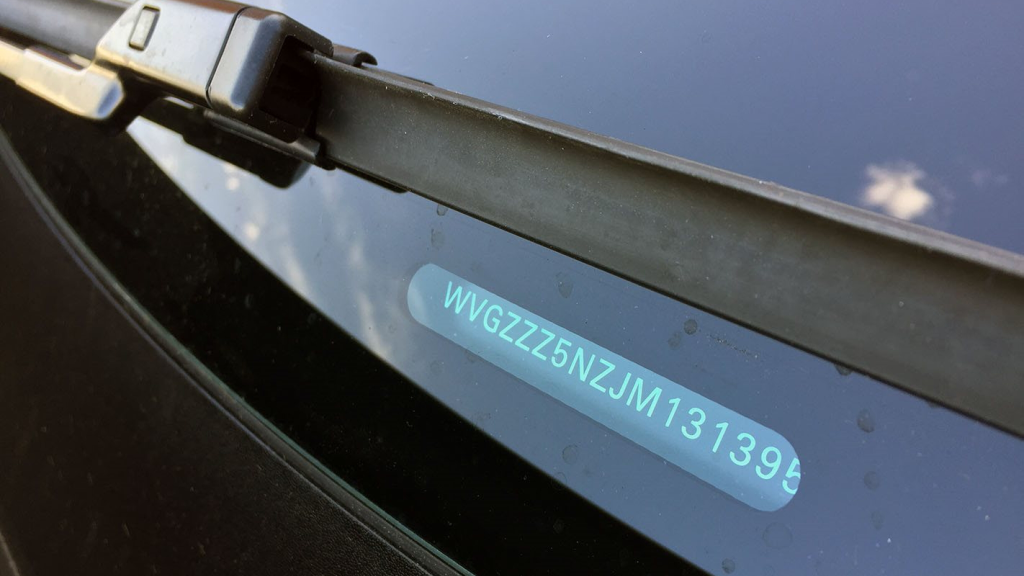
#> input picture examples/images/image_1.jpg, 4096 x 2304 px (shown at 1/4 size)
$ python -i image_preprocess.py   (imports and definitions only)
#> lines starting #> are read from the running program, lines starting #| are printed output that depends on the picture
#> further down, picture is the input picture: shape (2304, 4096, 3); mean B, G, R 96.2, 86.3, 78.3
"""Image preprocessing to improve OCR on phone photos of VIN plates/stickers."""

from __future__ import annotations

import cv2
import numpy as np


def decode_image_bytes(data: bytes) -> np.ndarray:
    """Decode image bytes into a BGR OpenCV image."""
    arr = np.frombuffer(data, dtype=np.uint8)
    image = cv2.imdecode(arr, cv2.IMREAD_COLOR)
    if image is None:
        raise ValueError("Could not decode image. Use JPEG, PNG, WEBP, BMP, or TIFF.")
    return image


def _resize_max(image: np.ndarray, max_side: int = 960) -> np.ndarray:
    """Downscale large phone photos for faster single-pass OCR (target <10s)."""
#> called with max_side = 960
    h, w = image.shape[:2]
#> h = 2304; w = 4096
    scale = max_side / max(h, w)
#> scale = 0.234
    if scale >= 1.0:
        return image
    return cv2.resize(image, (int(w * scale), int(h * scale)), interpolation=cv2.INTER_AREA)
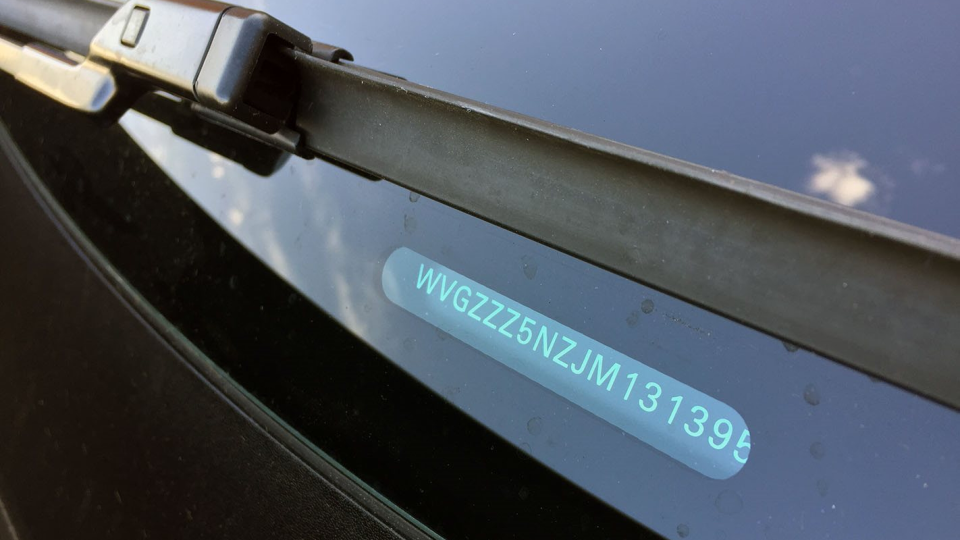
#> returned value: shape (540, 960, 3); mean of channels 0, 1, 2 96.2, 86.3, 78.3; drawn as B, G, R


def prepare_image_for_ocr(image: np.ndarray) -> np.ndarray:
    """
    Fast single-image prep: resize + light contrast boost.

    No multi-variant retries — one image in, one OCR pass.
    """
    resized = _resize_max(image)
    # Mild CLAHE on luminance keeps color for the detector while helping contrast
    lab = cv2.cvtColor(resized, cv2.COLOR_BGR2LAB)
#> lab: shape (540, 960, 3); mean of channels 0, 1, 2 90.1, 128, 121.8
    luminance, a, b = cv2.split(lab)
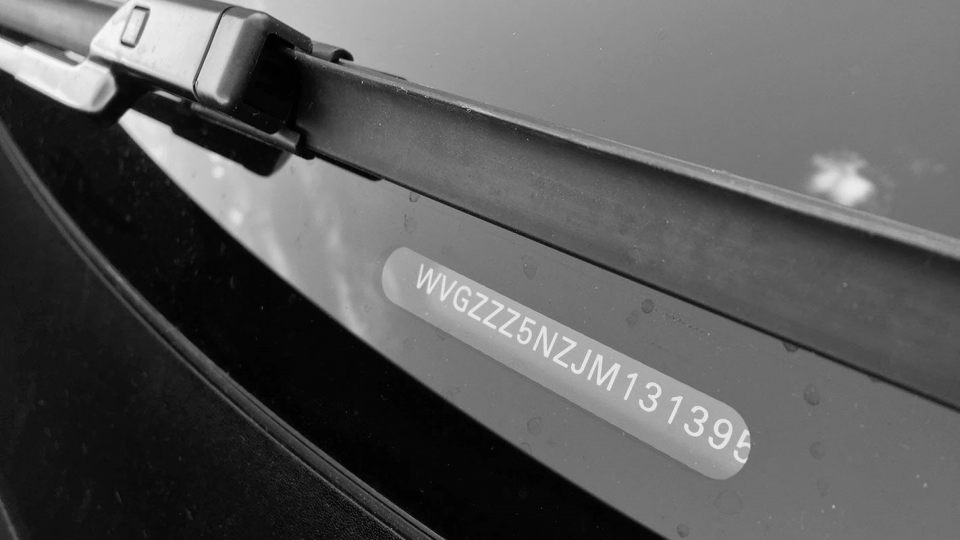
#> luminance: shape (540, 960); min 0, max 248, mean 90.1
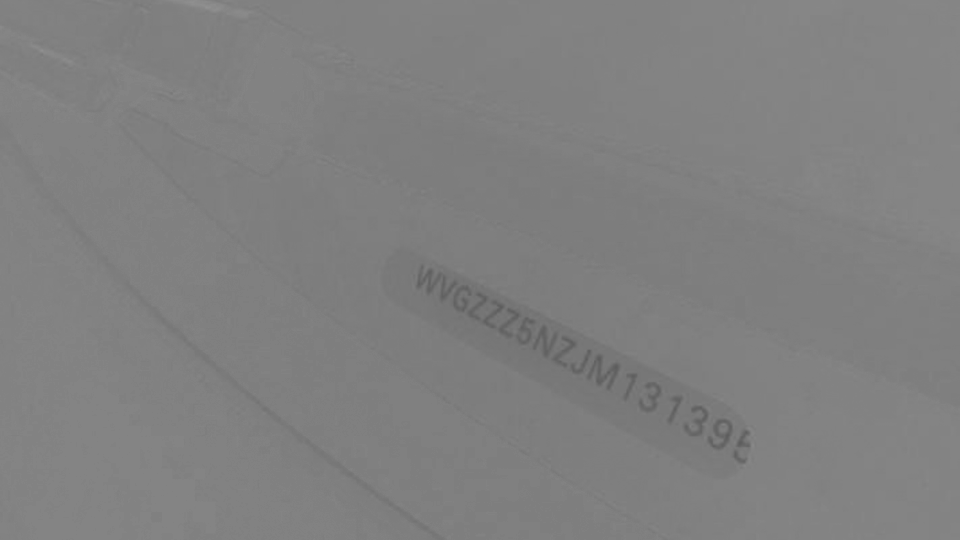
#> a: shape (540, 960); min 93, max 146, mean 128
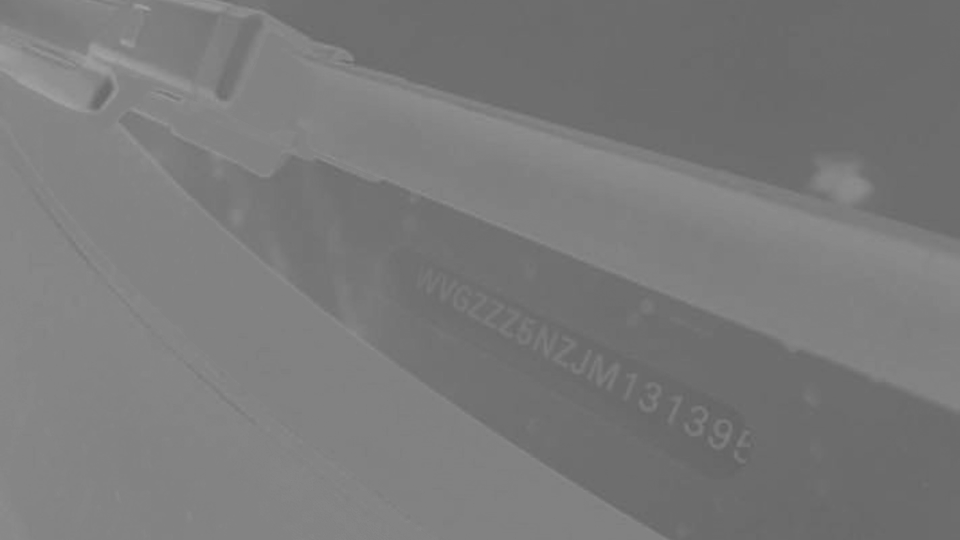
#> b: shape (540, 960); min 97, max 161, mean 121.8
    clahe = cv2.createCLAHE(clipLimit=2.0, tileGridSize=(8, 8))
    luminance = clahe.apply(luminance)
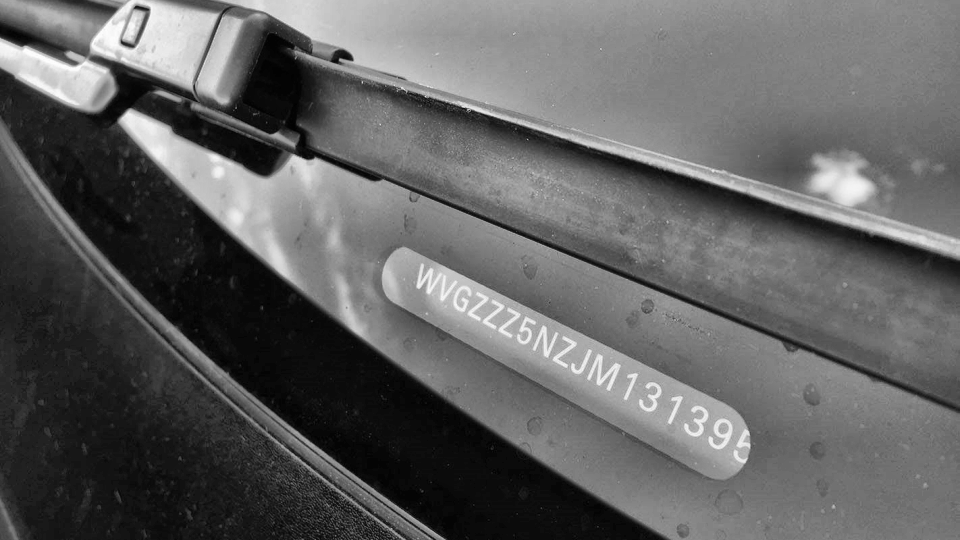
#> luminance: shape (540, 960); min 1, max 253, mean 97.7
    return cv2.cvtColor(cv2.merge([luminance, a, b]), cv2.COLOR_LAB2BGR)
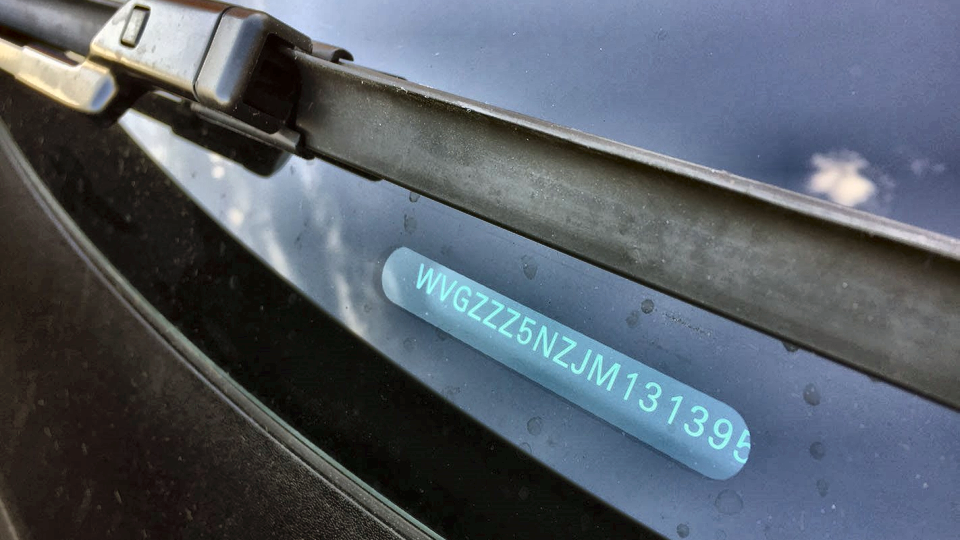
#> returned value: shape (540, 960, 3); mean B, G, R 103.6, 93.5, 85.6


def preprocess_for_ocr(image: np.ndarray) -> list[np.ndarray]:
    """Backward-compatible helper — returns a single prepared image."""
    return [prepare_image_for_ocr(image)]

>>> import cv2
>>> picture = cv2.imread('../../examples/images/image_1.jpg')
>>> result = prepare_image_for_ocr(picture)
